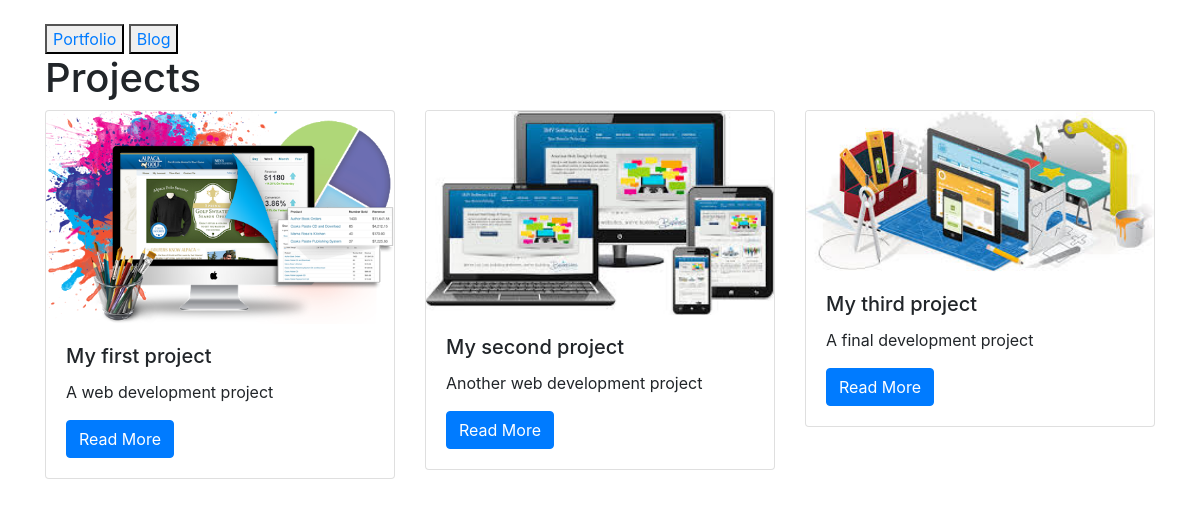
The page / on the database its author committed.
### projects/models.py (models this page shows)
class Project(models.Model):
    title=models.CharField(max_length=100)
    description=models.TextField()
    technology=models.CharField(max_length=20)
    image=models.FilePathField(path='/img')

### projects/views.py (the view)
# urls.py: path("", views.project_index, name='project_index'),
def project_index(request):
    projects=Project.objects.all()
    context={
        'projects': projects
    }
    return render(request, 'project_index.html', context)

### templates/project_index.html
{% extends "base.html" %}
{% load static %}
{% block page_content %}
<h1>Projects</h1>
<div class="row">
{% for project in projects %}
    <div class="col-md-4">
        <div class="card mb-2">
            <img class="card-img-top" src="{% static project.image %}">
            <div class="card-body">
                <h5 class="card-title">{{ project.title }}</h5>
                <p class="card-text">{{ project.description }}</p>
                <a href="{% url 'project_detail' project.pk %}"
                   class="btn btn-primary">
                    Read More
                </a>
            </div>
        </div>
    </div>
    {% endfor %}
</div>
{% endblock %}

### templates/base.html (shortened to what this page needs)
<!DOCTYPE html>
<html lang="en">
<head>
    <link rel="stylesheet" href="https://maxcdn.bootstrapcdn.com/bootstrap/4.5.2/css/bootstrap.min.css">
</head>
<body>
    <div class="container">
        <br>
        <button><a href="/">Portfolio</a></button>
        <button><a href="/blog">Blog</a></button>
        <br>
        {% block page_content %}{% endblock %}
    </div>
</body>
</html>

### rows shown on the page
Project: image (picture), title "My first project", description "A web development project"
Project: image (picture), title "My second project", description "Another web development project"
Project: image (picture), title "My third project", description "A final development project"
